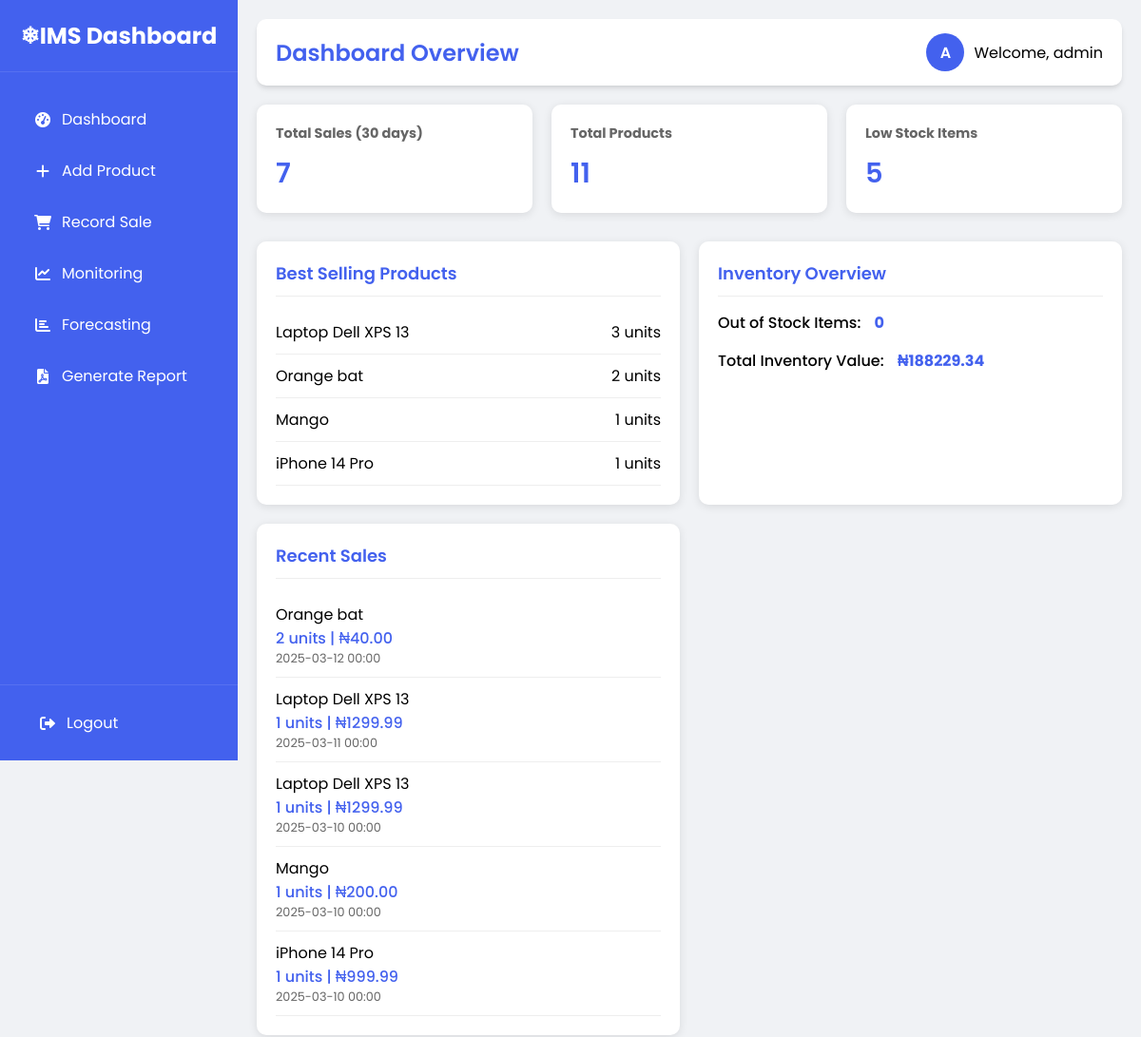
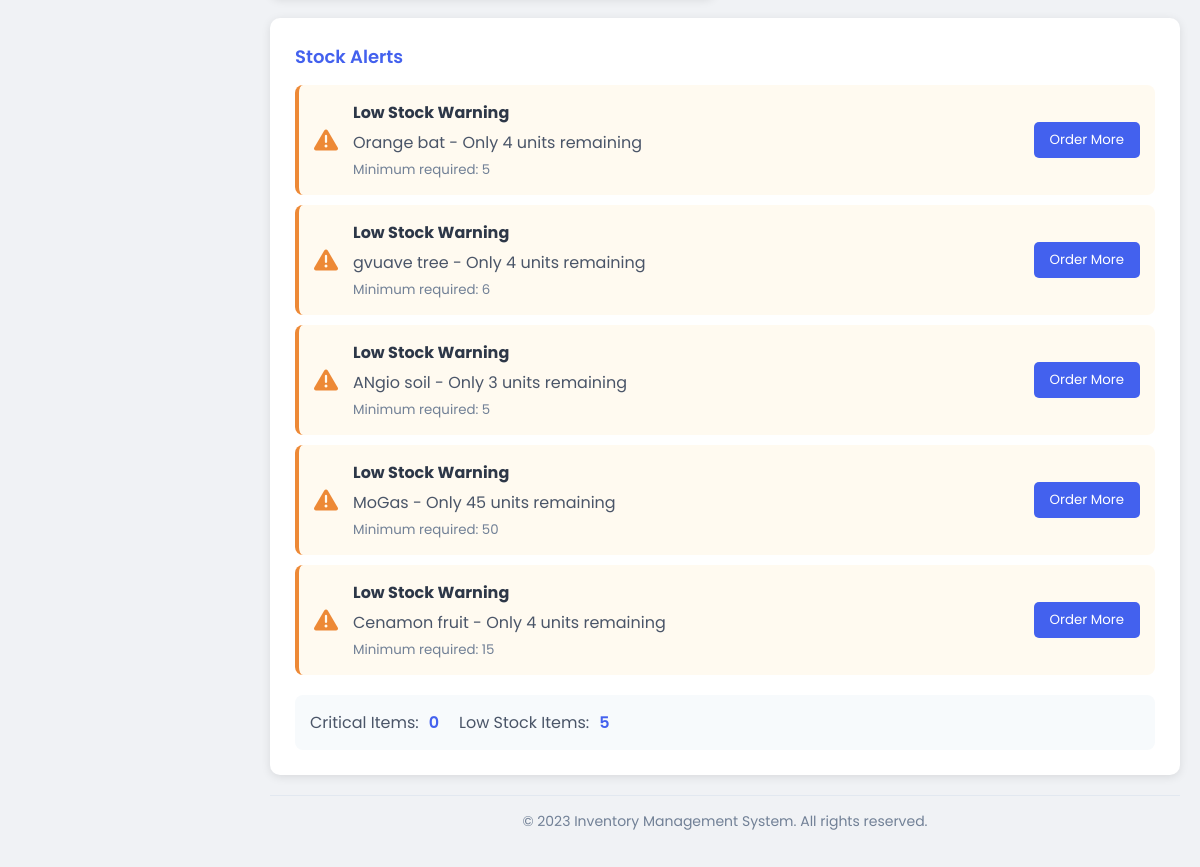
The app's page /dashboard (signed in) with its own data (2 pictures, top to bottom).
### app/models/product.py (models this page shows, shortened)
class Product(db.Model):
    id = db.Column(db.Integer, primary_key=True)
    name = db.Column(db.String(100), nullable=False)
    description = db.Column(db.String(500))
    current_stock = db.Column(db.Integer, default=0)
    minimum_stock = db.Column(db.Integer, default=10)
    unit_price = db.Column(db.Float, nullable=False)
    created_at = db.Column(db.DateTime, default=datetime.utcnow)

### app/models/sales.py (models this page shows, shortened)
class Sale(db.Model):
    id = db.Column(db.Integer, primary_key=True)
    product_id = db.Column(db.Integer, db.ForeignKey('product.id'), nullable=False)
    quantity = db.Column(db.Integer, nullable=False)
    customer_name = db.Column(db.String(100))
    sale_date = db.Column(db.Date, nullable=False, default=datetime.utcnow)
    unit_price = db.Column(db.Float, nullable=False)
    total_amount = db.Column(db.Float, nullable=False)
    status = db.Column(db.String(20), default='completed')
    created_at = db.Column(db.DateTime, default=datetime.utcnow)
    product = db.relationship('Product', backref=db.backref('sales', lazy=True))

### app/routes/main.py (the view)
@bp.route('/dashboard')
@login_required
def dashboard():
    thirty_days_ago = datetime.utcnow() - timedelta(days=30)
    total_sales = db.session.query(func.sum(Sale.quantity)).filter(
        Sale.sale_date >= thirty_days_ago
    ).scalar() or 0
    best_selling_products = db.session.query(
        Product.name,
        func.sum(Sale.quantity).label('total_sold')
    ).join(Sale).group_by(Product.id).order_by(
        func.sum(Sale.quantity).desc()
    ).limit(5).all()
    out_of_stock = Product.query.filter(Product.current_stock == 0).count()
    total_inventory_value = db.session.query(
        func.sum(Product.current_stock * Product.unit_price)
    ).scalar() or 0
    recent_sales = db.session.query(
        Sale, Product
    ).join(Product).order_by(
        Sale.sale_date.desc()
    ).limit(5).all()
    products = Product.query.all()
    low_stock_products = Product.query.filter(
        Product.current_stock <= Product.minimum_stock
    ).all()
    total_revenue = db.session.query(
        func.sum(Sale.quantity * Product.unit_price)
    ).join(Product).scalar() or 0
    sales_trend = db.session.query(
        func.date(Sale.sale_date).label('sale_date'),
        func.sum(Sale.quantity).label('total')
    ).group_by(
        func.date(Sale.sale_date)
    ).order_by(
        func.date(Sale.sale_date)
    ).all()
    sales_data = {
        'labels': [str(sale.sale_date) for sale in sales_trend],
        'values': [float(sale.total) for sale in sales_trend]
    }
    stock_data = {
        'labels': [p.name for p in Product.query.all()],
        'values': [p.current_stock for p in Product.query.all()]
    }
    revenue_data = {
        'labels': [datetime.strptime(str(sale[0]), '%Y-%m-%d').strftime('%Y-%m-%d') for sale in sales_trend],
        'values': [float(sale[1]) for sale in sales_trend]
    }
    top_products = {
        'labels': [product[0] for product in best_selling_products],
        'values': [product[1] for product in best_selling_products]
    }
    return render_template('dashboard.html',
        total_sales=total_sales,
        products=products,
        low_stock_products=low_stock_products,
        total_revenue=total_revenue,
        best_selling_products=best_selling_products,
        out_of_stock=out_of_stock,
        total_inventory_value=total_inventory_value,
        recent_sales=recent_sales,
        sales_data=sales_data,
        stock_data=stock_data,
        revenue_data=revenue_data,
        top_products=top_products
    )

### app/routes/main.py (called while the page is built)
def login_required(f):
    @wraps(f)
    def decorated_function(*args, **kwargs):
        if 'user_id' not in session:
            return redirect(url_for('main.login'))
        return f(*args, **kwargs)
    return decorated_function

### app/templates/dashboard.html (shortened to what this page needs)
<!DOCTYPE html>
<html lang="en">
  <head>
    <link
      href="https://cdnjs.cloudflare.com/ajax/libs/font-awesome/6.0.0/css/all.min.css"
      rel="stylesheet"
    />
  </head>
  <body>
    <div class="sidebar">
      <div class="sidebar-header">
        <h2>❄IMS Dashboard</h2>
      </div>
      <div class="nav-menu">
        <a href="{{ url_for('main.dashboard') }}">
          <div class="nav-item">
            <i class="fas fa-tachometer-alt"></i>
            <span>Dashboard</span>
          </div>
        </a>
        <a href="{{ url_for('main.add_product') }}">
          <div class="nav-item">
            <i class="fas fa-plus"></i>
            <span>Add Product</span>
          </div>
        </a>
        <a href="{{ url_for('main.record_sale') }}">
          <div class="nav-item">
            <i class="fas fa-shopping-cart"></i>
            <span>Record Sale</span>
          </div>
        </a>
        <a href="{{ url_for('main.monitoring') }}">
          <div class="nav-item">
            <i class="fas fa-chart-line"></i>
            <span>Monitoring</span>
          </div>
        </a>
        <a href="{{ url_for('main.forecasting') }}">
          <div class="nav-item">
            <i class="fas fa-chart-bar"></i>
            <span>Forecasting</span>
          </div>
        </a>
        <a href="{{ url_for('main.generate_report') }}">
          <div class="nav-item">
            <i class="fas fa-file-pdf"></i>
            <span>Generate Report</span>
          </div>
        </a>
      </div>
      <div class="sidebar-footer">
        <a href="{{ url_for('main.logout') }}" class="logout-btn">
          <i class="fas fa-sign-out-alt"></i>
          <span>Logout</span>
        </a>
      </div>
    </div>
    <div class="main-content">
      <div class="header">
        <div class="page-title">
          <h1>Dashboard Overview</h1>
        </div>
        <div class="user-welcome">
          <div class="user-avatar">{{ session.username[0].upper() }}</div>
          <span>Welcome, {{ session.username }}</span>
        </div>
      </div>
      <div class="stats-grid">
        <div class="stat-card">
          <h3>Total Sales (30 days)</h3>
          <div class="value">{{ total_sales }}</div>
        </div>
        <div class="stat-card">
          <h3>Total Products</h3>
          <div class="value">{{ products|length }}</div>
        </div>
        <div class="stat-card">
          <h3>Low Stock Items</h3>
          <div class="value">{{ low_stock_products|length }}</div>
        </div>
      </div>
      <div class="dashboard-grid">
        <div class="dashboard-card">
          <h3>Best Selling Products</h3>
          <div class="product-list">
            {% for product in best_selling_products %}
            <div class="product-item">
              <span class="product-name">{{ product[0] }}</span>
              <span class="product-sales">{{ product[1] }} units</span>
            </div>
            {% endfor %}
          </div>
        </div>
        <div class="dashboard-card">
          <h3>Inventory Overview</h3>
          <div class="stat-item" style="margin-bottom: 15px">
            <span style="font-weight: 500">Out of Stock Items:</span>
            <span
              class="value"
              style="
                color: var(--primary-color);
                font-weight: bold;
                margin-left: 10px;
              "
            >
              {{ out_of_stock }}
            </span>
          </div>
          <div class="stat-item">
            <span style="font-weight: 500">Total Inventory Value:</span>
            <span
              class="value"
              style="
                color: var(--primary-color);
                font-weight: bold;
                margin-left: 10px;
              "
            >
              ₦{{ "%.2f"|format(total_inventory_value) }}
            </span>
          </div>
        </div>
        <div class="dashboard-card">
          <h3>Recent Sales</h3>
          <div class="sales-list">
            {% for sale, product in recent_sales %}
            <div class="sale-item">
              <span class="product-name">{{ product.name }}</span>
              <span class="sale-details">
                {{ sale.quantity }} units | ₦{{ "%.2f"|format(sale.quantity *
                product.unit_price) }}
              </span>
              <span class="sale-date"
                >{{ sale.sale_date.strftime('%Y-%m-%d %H:%M') }}</span
              >
            </div>
            {% endfor %}
          </div>
        </div>
      </div>
      <div class="alerts-section">
        <h3>Stock Alerts</h3>
        <div class="alerts-container">
          {% for product in products if product.current_stock <=
          product.minimum_stock and product.current_stock > 0 %}
          <div class="alert-item warning">
            <i class="fas fa-warning"></i>
            <div class="alert-content">
              <h4>Low Stock Warning</h4>
              <p>
                {{ product.name }} - Only {{ product.current_stock }} units
                remaining
              </p>
              <small>Minimum required: {{ product.minimum_stock }}</small>
            </div>
            <div class="alert-action">
              <button
                onclick="location.href='{{ url_for('main.add_stock', product_id=product.id) }}'"
                class="action-btn"
              >
                Order More
              </button>
            </div>
          </div>
          {% endfor %}
          <div class="stock-summary">
            <div class="summary-item">
              <span class="label">Critical Items:</span>
              <span class="value"
                >{{ products|selectattr('current_stock', 'equalto',
                0)|list|length }}</span
              >
            </div>
            <div class="summary-item">
              <span class="label">Low Stock Items:</span>
              <span class="value">{{ low_stock_products|length }}</span>
            </div>
          </div>
        </div>
      </div>
      <div class="footer">
        <p>&copy; 2023 Inventory Management System. All rights reserved.</p>
      </div>
    </div>
  </body>
</html>

### records on screen
Product: name "Laptop Dell XPS 13", product "3"
Product: name "Orange bat", product "2", current_stock "4", minimum_stock "5"
Product: name "Mango", product "1"
Product: name "iPhone 14 Pro", product "1"
Sale: name "Orange bat", quantity "2", quantity.unit_price "40.00", sale_date "2025-03-12 00:00"
Sale: name "Laptop Dell XPS 13", quantity "1", quantity.unit_price "1299.99", sale_date "2025-03-11 00:00"
Sale: name "Laptop Dell XPS 13", quantity "1", quantity.unit_price "1299.99", sale_date "2025-03-10 00:00"
Sale: name "Mango", quantity "1", quantity.unit_price "200.00", sale_date "2025-03-10 00:00"
Sale: name "iPhone 14 Pro", quantity "1", quantity.unit_price "999.99", sale_date "2025-03-10 00:00"
Product: name "gvuave tree", current_stock "4", minimum_stock "6"
Product: name "ANgio soil", current_stock "3", minimum_stock "5"
Product: name "MoGas", current_stock "45", minimum_stock "50"
Product: name "Cenamon fruit", current_stock "4", minimum_stock "15"

### other values on screen
{{ session.username[0].upper() }} "A"
{{ session.username }} "admin"
{{ total_sales }} "7"
{{ products|length }} "11"
{{ low_stock_products|length }} "5"
{{ out_of_stock }} "0"
{{ "%.2f"|format(total_inventory_value) }} "188229.34"
